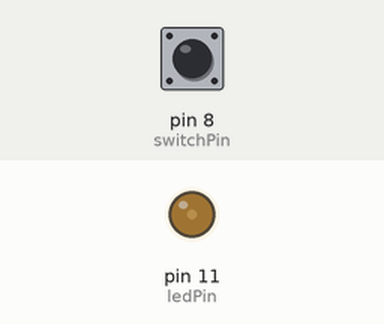
Bench run of a sketch on a simulated Arduino Uno, built with avr-gcc and run on an emulated ATmega328P. Shown: output pins drawn as LEDs (lit = HIGH). The test bench sets the inputs (shaded band); at power-on: pin 8 (switchPin) HIGH.

Above: at 1.2 s.
1.3 s: pin 8 (switchPin) pulled LOW for 0.15 s
At 2.2 s:
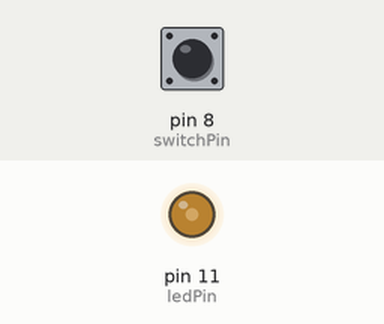
2.9 s: pin 8 (switchPin) pulled LOW for 1 s
At 4.6 s:
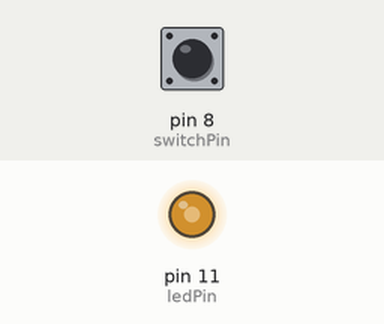
5.4 s: pin 8 (switchPin) pulled LOW for 0.15 s
At 6.5 s:
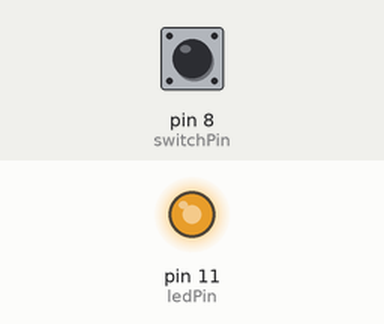
7.0 s: pin 8 (switchPin) pulsed LOW 5 times (0.12 s each, 0.3 s apart)
At 7.57 s:
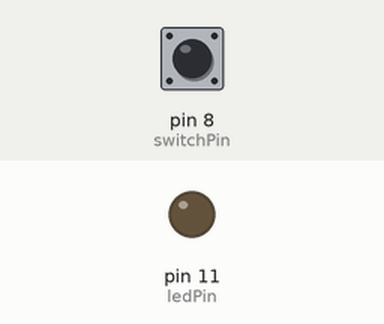
10.0 s: pin 8 (switchPin) pulled LOW for 3.2 s
At 14.1 s:
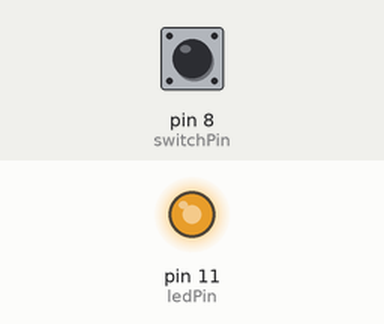
Timing chart, 0 to 15.6 s (numbered marks = the images above; inputs shaded):
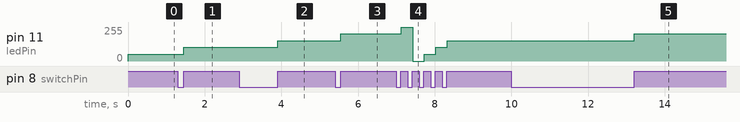

The sketch:

ButtonPressLEDLevel.ino
```cpp
/*
  On button press the LED increasaes in brightness until it reaches
  the maximum brightness and gets reset to 0.
  LED pin on 11 to ground
  Button input on pin 8
*/

int switchPin = 8;
int ledPin = 11;
boolean lastButton = LOW;
boolean currentButton = LOW;
int ledLevel = 0;

void setup() {
  pinMode(ledPin,OUTPUT);
  pinMode(switchPin,INPUT);
}

boolean debounce(boolean last) {
    boolean current = digitalRead(switchPin);

    if (last != current) {
      delay(5);
      current = digitalRead(switchPin);
    }

    return current;
}

void loop() {
  currentButton = debounce(lastButton);
  if (currentButton == HIGH && lastButton == LOW) {
    ledLevel += 51;
  }

  lastButton = currentButton;

  if (ledLevel > 255) {
    ledLevel = 0;
  }

  analogWrite(ledPin,ledLevel);
}
```

Measured:
- after the input at 1.3 s, pin 11 (ledPin): 51/255 → 102/255 after 0.16 s
- after the input at 2.9 s, pin 11 (ledPin): 102/255 → 153/255 after 1.0 s
- after the input at 5.4 s, pin 11 (ledPin): 153/255 → 204/255 after 0.16 s
- after the input at 7.0 s, pin 11 (ledPin): 204/255 → 255/255 after 0.13 s, → 0/255 0.30 s later, → 51/255 0.30 s later, → 102/255 0.30 s later, … (5 changes in this stretch)
- after the input at 10.0 s, pin 11 (ledPin): 153/255 → 204/255 after 3.2 s
